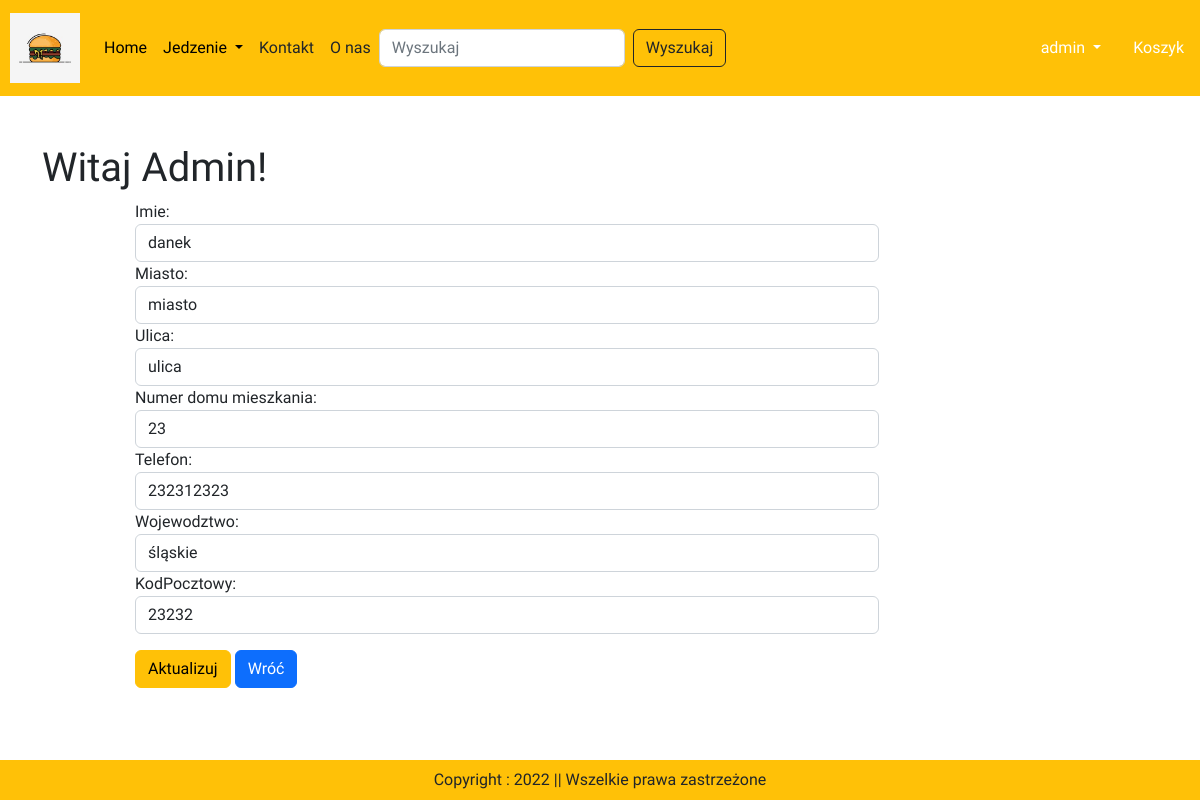
Page /updateAdres/4 (signed in) on the committed database.
### app/models.py (models this page shows, shortened)
class Client(models.Model):
    user = models.ForeignKey(User, on_delete=models.CASCADE)
    imie = models.CharField(max_length = 255)
    miasto = models.CharField(max_length = 255)
    ulica = models.CharField(max_length = 255)
    numer_domu_mieszkania = models.IntegerField(max_length = 3)
    telefon = models.IntegerField(default = 0)
    kodPocztowy = models.IntegerField()
    wojewodztwo = models.CharField(choices = WOJEWODZTWO_CHOICES, max_length=50)

### app/views.py (the view, shortened to what this page needs)
# urls.py: path('updateAdres/<int:pk>', views.updateAdres.as_view(), name='updateAdres'),
@method_decorator(login_required, name='dispatch')
class updateAdres(View):
    def get(self, request, pk):
        add = Client.objects.get(pk=pk) # chcemy tylko row nie array
        form = ClientProfileForm(instance=add)
        totalitem = 0
        if request.user.is_authenticated:
            totalitem = len(Basket.objects.filter(user=request.user))
        return render(request, 'app/updateAdres.html', locals())

### app/forms.py
class ClientProfileForm(forms.ModelForm):
    class Meta:
        model = Client
        fields = ['imie', 'miasto', 'ulica','numer_domu_mieszkania', 'telefon', 'wojewodztwo','kodPocztowy']
        widgets = {
            'imie':forms.TextInput(attrs={'class':'form-control'}),
            'miasto':forms.TextInput(attrs={'class':'form-control'}),
            'ulica':forms.TextInput(attrs={'class':'form-control'}),
            'numer_domu_mieszkania':forms.NumberInput(attrs={'class':'form-control'}),
            'telefon':forms.NumberInput(attrs={'class':'form-control'}),
            'wojewodztwo':forms.Select(attrs={'class':'form-control'}),
            'kodPocztowy':forms.NumberInput(attrs={'class':'form-control'}),
        }

### app/templates/app/updateAdres.html (shortened to what this page needs)
{% extends 'app/base.html' %}
{% load static %}
{% block main-content %}
<div class="container my-5">
    <div class="row">
        <h1>Witaj <span class="text-capitalize">
            {{request.user}}!
        </span></h1>
    </div>
    <div class="col-sm-8 offset-sm-1">
        <form action="" method="post">
            {% for fm in form %}
            {{fm.label_tag}}{{fm}}<small class="text-danger">{{fm.errors|striptags}}</small>
            {% endfor %}
            <div class="col-12 mt-3">
                <button type="submit" class="btn btn-warning">
                    Aktualizuj
                </button>
                <a href="{%url 'adres' %}" type="button" class="btn btn-primary">Wróć</a>
            </div>
        </form>
    </div>
</div>
{% endblock main-content%}

### app/templates/app/base.html (shortened to what this page needs)
<!DOCTYPE html>
{% load static %}
<html lang="en">
<head>
    <link href="https://cdn.jsdelivr.net/npm/bootstrap@5.2.3/dist/css/bootstrap.min.css" rel="stylesheet">
    <link rel="stylesheet" href="{% static 'app/css/all.min.css' %}"/>
    <link rel="stylesheet" href="{% static 'app/css/owl.carousel.min.css' %}"/>
    <link rel="stylesheet" href="{% static 'app/css/style.css' %}"/>
  </head>
<body>
    <nav class="navbar navbar-expand-lg navbar-dark bg-warning">
        <a class="navbar-brand" href="#">
          <img style = "margin-left: 10px"src="{% static "app/images/burgerlogo.jpg" %}" width="70" height="70" />
        </a>
        <div class="collapse navbar-collapse" id="navbarSupportedContent">
          <ul class="navbar-nav mr-auto">
            {% if request.user.is_authenticated %}
            <li class="nav-item active">
              <a class="nav-link" style="color: black" href="/">Home <span class="sr-only">(current)</span></a>
            </li>
            <li class="nav-item dropdown">
              <a class="nav-link dropdown-toggle" style="color: black" href="#" id="navbarDropdown" role="button" data-bs-toggle="dropdown" aria-haspopup="true" aria-expanded="false">
                Jedzenie
              </a>
            </li>
            <li class="nav-item">
              <a class="nav-link text-dark" href="{% url 'kontakt' %}">Kontakt</a>
            </li>
            <li class="nav-item">
              <a class="nav-link text-dark" href="{% url 'onas' %}">O nas</a>
            </li>
          </ul>
          <form class="d-flex" role="search" action = "/search">
            <input class="form-control me-2" type="search" placeholder="Wyszukaj" name="search" aria-label="Search">
            <button class="btn btn-outline-dark" type="submit">Wyszukaj</button>
          </form>
        </div>
        <ul class="navbar-nav me-auto mb-2 mb-lg-0">
          <li class="nav-item dropdown mx-2">
            <a class = "nav-link dropdown-toggle text-white" href="#" id="profileDropdown" role="button" data-bs-toggle="dropdown" aria-expanded="false"> {{user}} </a>
          </li>
          <li class="nav-item mx-2">
            <a href="{% url 'showbasket' %}" class="nav-link text-white"> Koszyk </a>
          </li>
          {% endif %}
        </ul>
      </nav>
      {% block main-content %}{% endblock main-content %}
      <footer class="container-fluid fixed-bottom bg-warning text-center p-2 mt-5">
        Copyright : 2022 || Wszelkie prawa zastrzeżone
      </footer>
</body>
</html>

### app/templates/app/base.html (style rules this page uses)
body { font-family: 'Fredoka One', cursive; }

### rows in the picture
Client: form "danek" "miasto" "ulica" "23" "232312323" "śląskie" "23232"

### other values in the picture
{{ user }} "admin"
{{ request.user }} "Admin"
{{ fm.label_tag }} "Imie:" "Miasto:" "Ulica:" "Numer domu mieszkania:" "Telefon:" "Wojewodztwo:" "KodPocztowy:"
